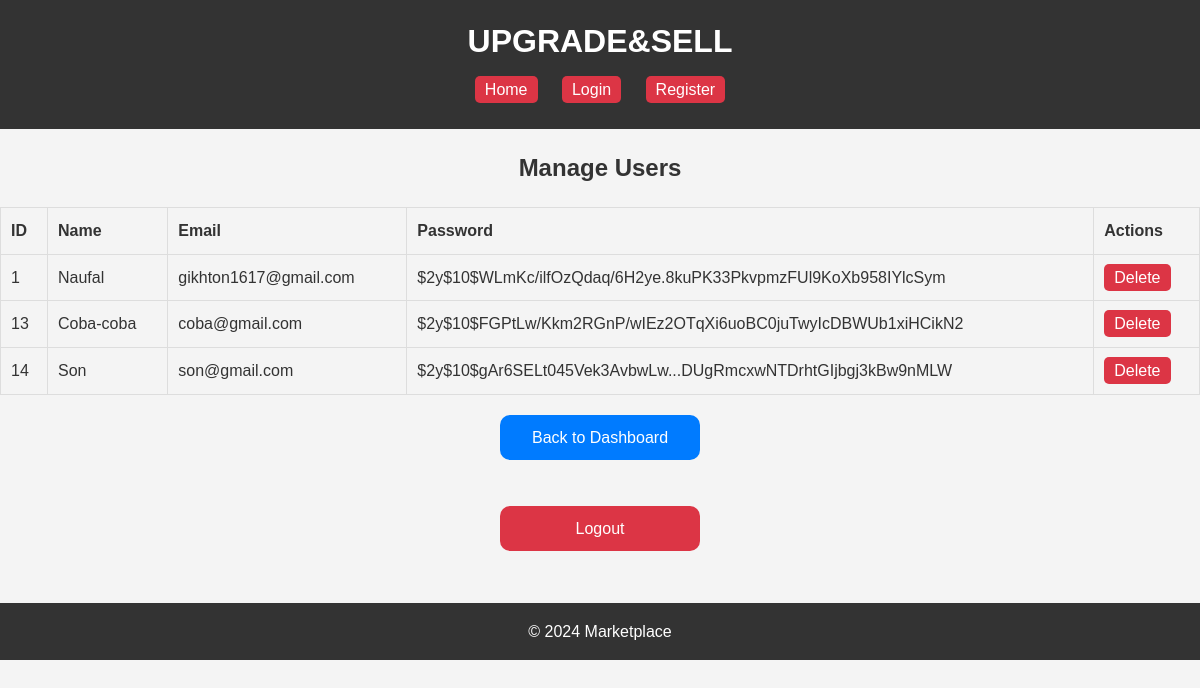
The app's page /manage_users.php (signed in) with its own data.
### tables this page shows
CREATE TABLE `users` (
  `id` int(6) NOT NULL,
  `Name` varchar(100) NOT NULL,
  `email` varchar(100) NOT NULL,
  `password` varchar(255) NOT NULL,
  `created_at` timestamp NOT NULL DEFAULT current_timestamp(),
  `balance` decimal(12,2) NOT NULL DEFAULT 0.00,
  `shipping_address` text NOT NULL
);

### manage_users.php (the view, shortened to what this page needs)
<?php
include 'Includes_Header.php';
include 'DatabaseConf.php';
$stmt = $pdo->query("SELECT * FROM users");
$users = $stmt->fetchAll();
?>
<!DOCTYPE html>
<html lang="en">
<head>
</head>
<body>
    <h2>Manage Users</h2>
    <table border="1">
        <tr>
            <th>ID</th>
            <th>Name</th>
            <th>Email</th>
            <th>Password</th>
            <th>Actions</th>
        </tr>
        <?php foreach ($users as $user): ?>
        <tr>
            <td><?= htmlspecialchars($user['id']) ?></td>
            <td><?= htmlspecialchars($user['Name']) ?></td>
            <td><?= htmlspecialchars($user['email']) ?></td>
            <td><?= htmlspecialchars($user['password']) ?></td>
            <td>
                <a href="manage_users.php?delete=<?= htmlspecialchars($user['id']) ?>" onclick="return confirm('Are you sure?')">Delete</a>
            </td>
        </tr>
        <?php endforeach; ?>
    </table>
    <div class="dashboard">
    <a href="admin_dashboard.php">Back to Dashboard</a>
    <br>
    <a href="logout.php" class="logout">Logout</a>
    </div><br><br>
</body>
</html>
<?php include 'Includes_Footer.php'; ?>

### CSS.css (style rules this page uses)
body { font-family: Arial, sans-serif; margin: 0; padding: 0; background-color: #f4f4f4; }
h2, h3 { color: #333; }
table th, table td { padding: 10px; border: 1px solid #ddd; text-align: justify; }
table tr td a { padding: 5px 10px; background-color: #dc3545; color: white; text-decoration: none; border-radius: 5px; }
* { margin: 0; padding: 0; box-sizing: border-box; }
body { font-family: Arial, sans-serif; background-color: #f4f4f4; color: #333; line-height: 1.6; }
h2 { text-align: center; margin: 20px 0; }
table { width: 100%; border-collapse: collapse; margin: 20px 0; }
table th { background: #f4f4f4; }
a { padding: 5px 10px; background-color: #dc3545; color: white; text-decoration: none; border-radius: 5px; text-decoration: none; }
.dashboard { display: flex; flex-direction: column; gap: 10px; align-items: center; margin-top: 20px; }
.dashboard a { display: block; width: 200px; padding: 10px; background: #007bff; color: white; text-align: center; border-radius: 10px; transition: background 0.3s ease; }
.dashboard .logout { background: #dc3545; }

### records on screen
users: id "1", Name "Naufal", email "gikhton1617@gmail.com", password "$2y$10$WLmKc/ilfOzQdaq/6H2ye.8kuPK33PkvpmzFUl9KoXb958IYlcSym"
users: id "13", Name "Coba-coba", email "coba@gmail.com", password "$2y$10$FGPtLw/Kkm2RGnP/wIEz2OTqXi6uoBC0juTwyIcDBWUb1xiHCikN2"
users: id "14", Name "Son", email "son@gmail.com", password "$2y$10$gAr6SELt045Vek3AvbwLw...DUgRmcxwNTDrhtGIjbgj3kBw9nMLW"
